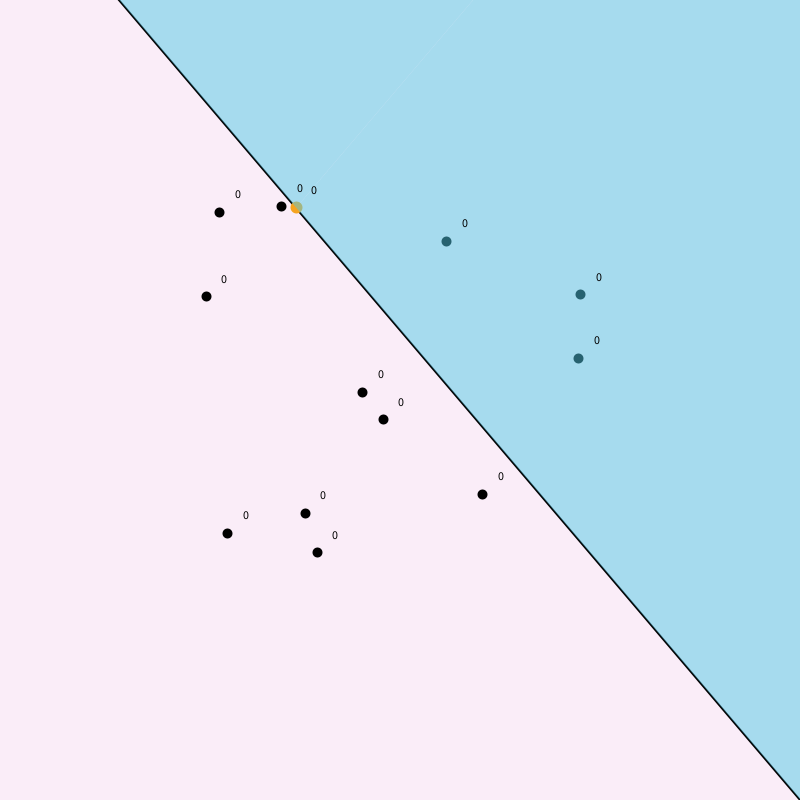
Frame 1 (no input)
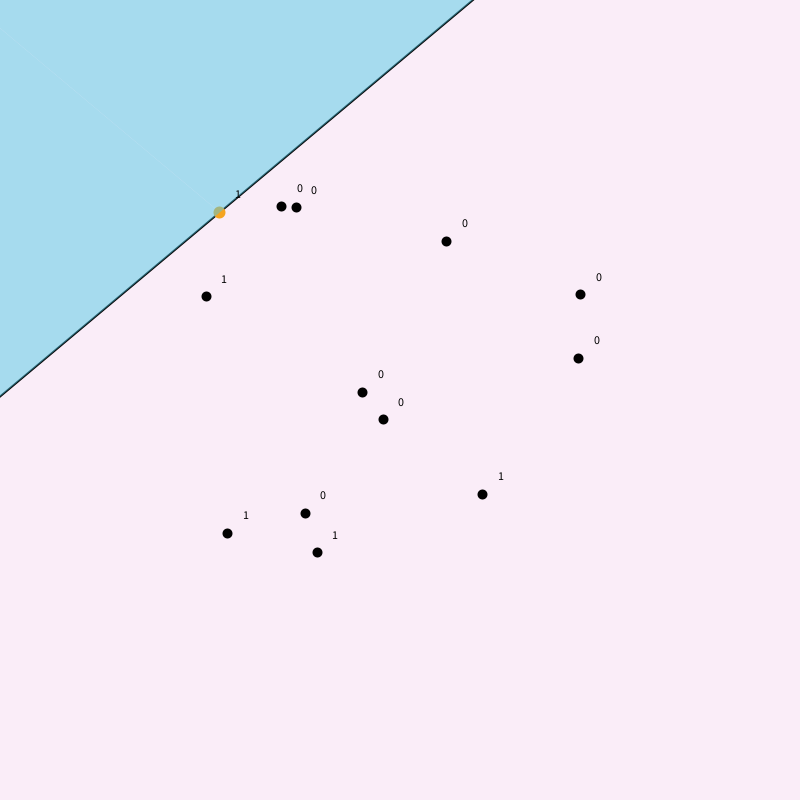
Frame 60 (the mouse pressed at the canvas centre just before this capture)
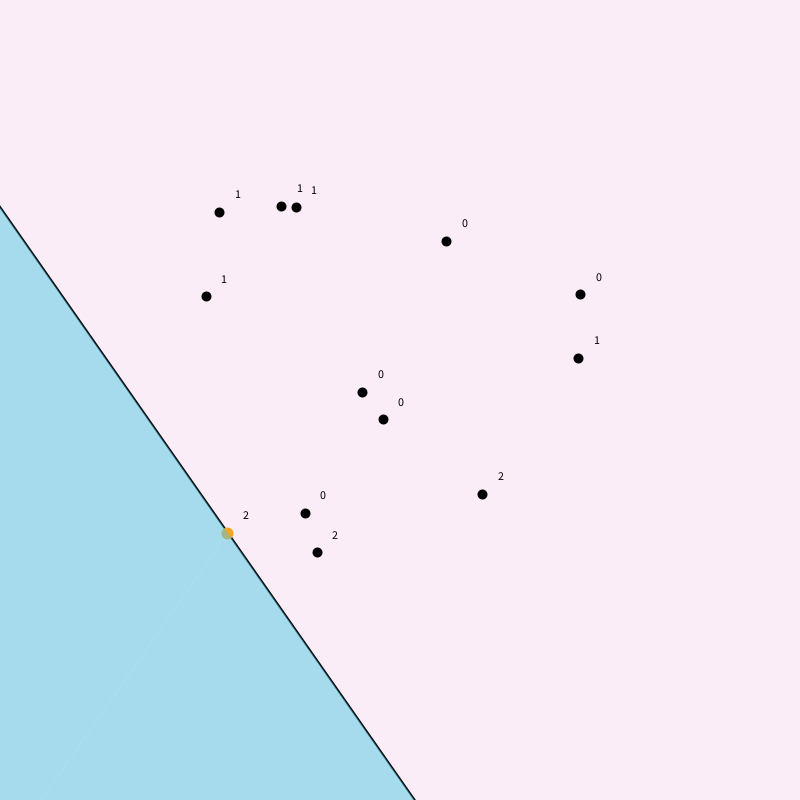
Frame 120 (the mouse held since frame 60 and released just before this capture)

The Processing sketch that drew these frames (run headless with seeded random() and noise(); from frame 60 on, the mouse is pressed at the canvas centre):

// Processing sketch: windmill
// ── windmill.pde


final int minPos = 200;
int maxPos;
final int amountPoints = 13;
final wmPoint[] points = new wmPoint[amountPoints];
final float speed = 0.08f;
wmPoint pivot;
PVector line = new PVector();
final color rectColour = color(79,200,229, 125);
final color lineColour = color(229, 137, 217, 125);
final color bcakgroundColour = color(250, 237, 248);
final color pivotColour = color(245, 164, 32);

void setup(){
  size(800, 800);
  maxPos = width - minPos;
  for(int i = 0; i < amountPoints; i++){
    points[i] = new wmPoint(random(minPos,maxPos),random(minPos,maxPos));
  }
  createPoints();
  pivot = points[0];

}

void draw(){
  background(bcakgroundColour);
  translate(0,0);
  strokeWeight(10);
  for(wmPoint point : points){
    point(point.x, point.y);
  }
  drawWindmillLine();
  drawPivotNumbers();
}




void drawWindmillLine(){
  strokeWeight(2);
  pushMatrix();
  translate(pivot.x, pivot.y);
  line.x = width;
  line.y = width;
  line.rotate(frameCount * speed  % 360);
  fill(lineColour);
  line(-line.x, -line.y, line.x, line.y);
  strokeWeight(12);
  stroke(pivotColour);
  point(0,0);
  fill(rectColour);
  noStroke();
  final PVector topPoint = findTopPointForTriangle(line, new PVector(-line.x, -line.y));
  quad(0, 0, line.x, line.y, line.x, line.y* 200, topPoint.x, topPoint.y);
  quad(0, 0, -line.x, -line.y, -line.x, -line.y* 200, topPoint.x, topPoint.y);
  stroke(1);
  popMatrix();
  findPivot();
  
}

void findPivot(){
  final FloatList distances = new FloatList();
  final HashMap<String, wmPoint> distMap = new HashMap<String, wmPoint>();
  for(wmPoint point : points){
    final float disFront = findDistance(pivot, new wmPoint(line.x + pivot.x, line.y + pivot.y), point);
    final float disEnd = findDistance(pivot, new wmPoint(-line.x + pivot.x, -line.y + pivot.y) , point);
    final float minDis = min(disFront, disEnd);
    distances.append(minDis);
    distMap.put(str(minDis), point);
  }
  if(checkPointOnTheLine(pivot, new wmPoint(line.x + pivot.x, line.y + pivot.y), distMap.get(str(distances.min())))){
    pivot = distMap.get(str(distances.min()));
    distMap.get(str(distances.min())).addToPivotNumber();
  }
}

void drawPivotNumbers(){
  for(wmPoint point : points){
     pushMatrix();
     fill(0);
     translate(point.x, point.y);
     text(int(point.getPivotNumber()), 15, -15);
     popMatrix();
  }
}

PVector findTopPointForTriangle(final PVector point1, final PVector point2){
  if(point1.y > point2.y){
    if(point1.x < point2.x){
      return new PVector(point2.x, point1.y);
    }
    return new PVector(point1.x, point2.y); 
  }else if(point2.y > point1.y){
    if(point1.x < point2.x){
      return new PVector(point1.x, point2.y);
    }
    return new PVector(point2.x, point1.y);
  }
  return new PVector(0,0);
}

void createPoints(){
  for(wmPoint point : points){
     for(wmPoint secondPoint : points){
        if(secondPoint.equals(point)){
           break; 
        }
        for(int i = 0; i < amountPoints; i++){
          if(points[i].equals(point) || points[i].equals(secondPoint)){
           break; 
          }
          while(checkPointOnTheLine(point, secondPoint, points[i])){
            points[i] = new wmPoint(random(minPos,maxPos),random(minPos,maxPos));
          }
       }
    }
  }
}



boolean checkPointOnTheLine(final wmPoint point1,final wmPoint point2,final wmPoint point3){
  if(point1.equals(point3) || point2.equals(point3)){
    return false;
  }
  float dis = findDistance(point1, point2, point3);
  return  dis < 0.5 && dis > -0.5;
}


float findDistance(final wmPoint point1,final wmPoint point2,final wmPoint point3){
  if(point1.equals(point3) || point2.equals(point3)){
    return 99999;
  }
  final float dis1 = dist(point1.x,point1.y,point2.x,point2.y);
  final float dis2 = dist(point1.x,point1.y,point3.x,point3.y);
  final float dis3 = dist(point2.x,point2.y,point3.x,point3.y);
  final float dis = dis1-dis2-dis3;
  return dis < 0 ? dis * -1: dis;
}
// ── wmPoint.pde


class wmPoint{
  private float x, y;
  private int pivotNumber;
  
  public wmPoint(float x, float y){
   this.x = x;
   this.y = y;
   pivotNumber = 0;
  }
  
  public void setX(float x){this.x = x;}
  public float getX(){return x;}
  
  public void setY(float y){this.y = y;}
  public float getY(){return y;}

  public void setPivotNumber(int pivotNumber){this.pivotNumber = pivotNumber;}
  public float getPivotNumber(){return pivotNumber;}
  
  public void addToPivotNumber(){ pivotNumber++; }
}
